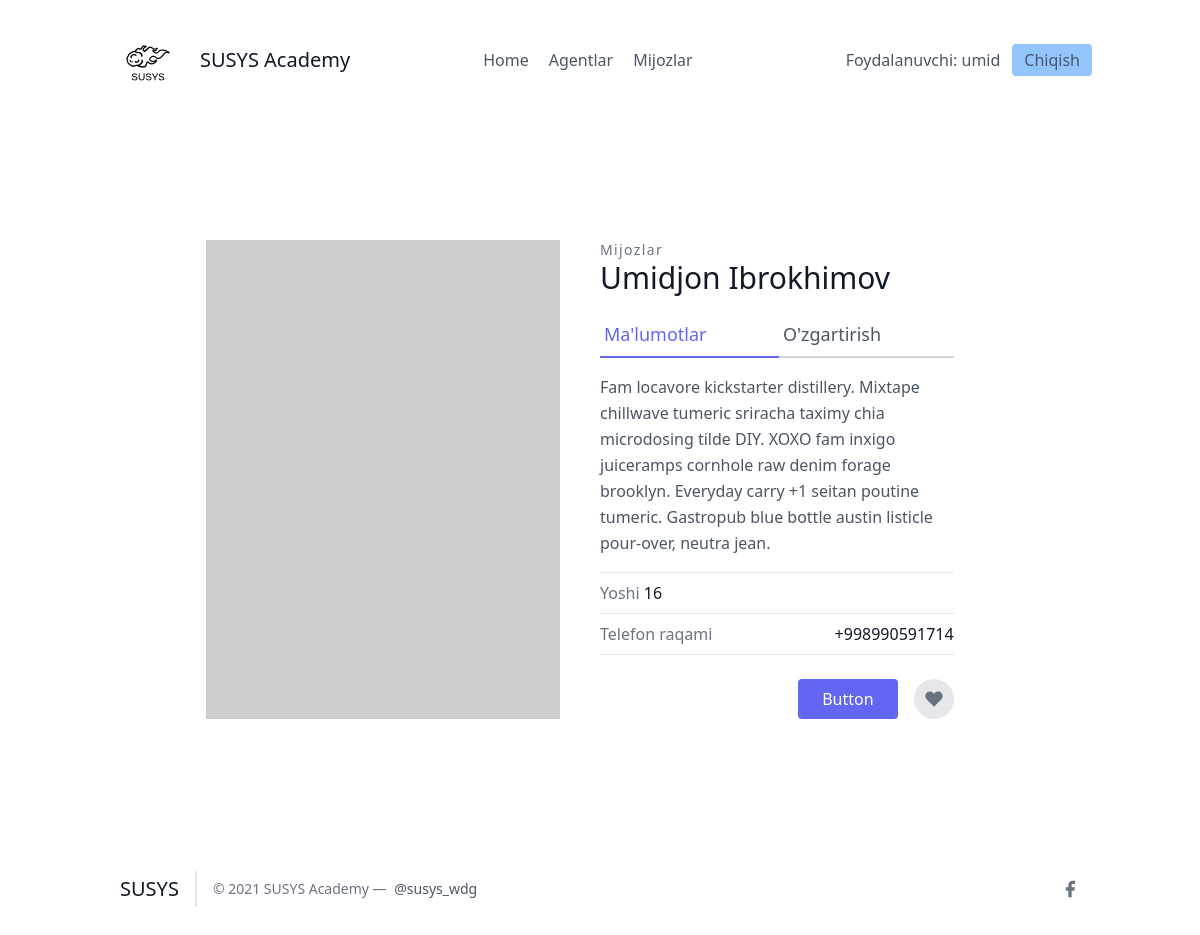
The app's page /leads/1/ (signed in) with its own data.
### leads/models.py (models this page shows, shortened)
class User(AbstractUser):
    is_organisor = models.BooleanField(default=True)
    is_agent = models.BooleanField(default=False)

class Lead(models.Model):
    ismi = models.CharField(max_length=20)
    familiyasi = models.CharField(max_length=20)
    yoshi = models.IntegerField(default=0)
    organisation = models.ForeignKey(UserProfile, on_delete=models.CASCADE)
    agent = models.ForeignKey("Agent", null=True, blank=True, on_delete=models.SET_NULL)

### leads/views.py (the view)
# urls.py: path('<int:pk>/', LeadDetailView.as_view(), name='detallar'),
class LeadDetailView(LoginRequiredMixin, DetailView):
    template_name = "leads/leads_detail.html"
    queryset = Lead.objects.all()
    context_object_name = "lead"

### leads/templates/leads/leads_detail.html (shortened to what this page needs)
{% extends 'base.html' %}
{% block content %}
    <section class="text-gray-600 body-font overflow-hidden">
    <div class="container px-5 py-24 mx-auto">
    <div class="lg:w-4/5 mx-auto flex flex-wrap">
        <img alt="ecommerce" class="lg:w-1/2 w-full lg:pr-10 lg:py-6 mb-6 lg:mb-0 object-cover object-center rounded" src="https://dummyimage.com/400x400">
      <div class="lg:w-1/2 w-full lg:pr-10 lg:py-6 mb-6 lg:mb-0">
        <h2 class="text-sm title-font text-gray-500 tracking-widest">Mijozlar</h2>
        <h1 class="text-gray-900 text-3xl title-font font-medium mb-4">{{ lead.ismi }} {{ lead.familiyasi }}</h1>
        <div class="flex mb-4">
            <a href="{% url 'leads:detallar' lead.pk %}" class="flex-grow text-indigo-500 border-b-2 border-indigo-500 py-2 text-lg px-1">
                Ma'lumotlar
            </a>
            <a href="{% url 'leads:update' lead.pk %}" class="flex-grow border-b-2 border-gray-300 py-2 text-lg px-1">
                O'zgartirish
            </a>
        </div>
        <p class="leading-relaxed mb-4">Fam locavore kickstarter distillery. Mixtape chillwave tumeric sriracha taximy chia microdosing tilde DIY. XOXO fam inxigo juiceramps cornhole raw denim forage brooklyn. Everyday carry +1 seitan poutine tumeric. Gastropub blue bottle austin listicle pour-over, neutra jean.</p>
        <div class="flex border-t border-gray-200 py-2">
          <span class="text-gray-500">Yoshi<pan>
          <span class="ml-auto text-gray-900">{{ lead.yoshi }}</span>
        </div>
        <div class="flex border-t border-b mb-6 border-gray-200 py-2">
          <span class="text-gray-500">Telefon raqami</span>
          <span class="ml-auto text-gray-900">+998990591714</span>
        </div>
        <div class="flex">
          <button class="flex ml-auto text-white bg-indigo-500 border-0 py-2 px-6 focus:outline-none hover:bg-indigo-600 rounded">Button</button>
          <button class="rounded-full w-10 h-10 bg-gray-200 p-0 border-0 inline-flex items-center justify-center text-gray-500 ml-4">
            <svg fill="currentColor" stroke-linecap="round" stroke-linejoin="round" stroke-width="2" class="w-5 h-5" viewBox="0 0 24 24">
              <path d="M20.84 4.61a5.5 5.5 0 00-7.78 0L12 5.67l-1.06-1.06a5.5 5.5 0 00-7.78 7.78l1.06 1.06L12 21.23l7.78-7.78 1.06-1.06a5.5 5.5 0 000-7.78z"></path>
            </svg>
          </button>
        </div>
      </div>
    </div>
    </div>
    </section>
{% endblock %}

### frontend/details/navbar.html
{% load static %}
<header class="text-gray-600 body-font">
  <div class="container mx-auto flex flex-wrap p-5 flex-col md:flex-row items-center">
    <a class="flex title-font font-medium items-center text-gray-900 mb-4 md:mb-0">
      <img src="{% static 'img/logo-dark.png' %}" style="width: 80px;" alt="Logo">
      <span class="ml-3 text-xl">SUSYS Academy</span>
    </a>
    <nav class="md:ml-auto md:mr-auto flex flex-wrap items-center text-base justify-center">
      <a href="/" class="mr-5 hover:text-gray-900">Home</a>
    {% if not request.user.is_authenticated %}
      </nav>
        <button class="inline-flex items-center bg-blue-300 border-0 py-1 px-3 focus:outline-none hover:bg-blue-200 rounded text-base mt-4 md:mt-0" style="margin-right: 20px">
          <a  href="{% url 'signup' %}">Ro'yxatdan o'tish
          </a>
        </button>
    {% else %}
        {% if request.user.is_organisor %}
        <a href="/agents/" class="mr-5 hover:text-gray-900">Agentlar</a>
        {% endif %}
        <a href="/leads/" class="mr-5 hover:text-gray-900">Mijozlar</a>
      </nav>
    {% endif %}
    {% if request.user.is_authenticated %}
      Foydalanuvchi: {{ request.user.username }}
      <button class="ml-3 inline-flex items-center bg-blue-300 border-0 py-1 px-3 focus:outline-none hover:bg-blue-200 rounded text-base mt-4 md:mt-0">
        <a  href="{% url 'logout' %}">Chiqish
        </a>
      </button>
    {% else %}
    <button class="inline-flex items-center bg-blue-300 border-0 py-1 px-3 focus:outline-none hover:bg-blue-200 rounded text-base mt-4 md:mt-0">
      <a href="{% url 'login' %}">Kirish
    </a>
    </button>
    {% endif %}
  </div>
</header>

### records on screen
User: user.username "umid"
Lead: ismi "Umidjon", familiyasi "Ibrokhimov", yoshi "16"
